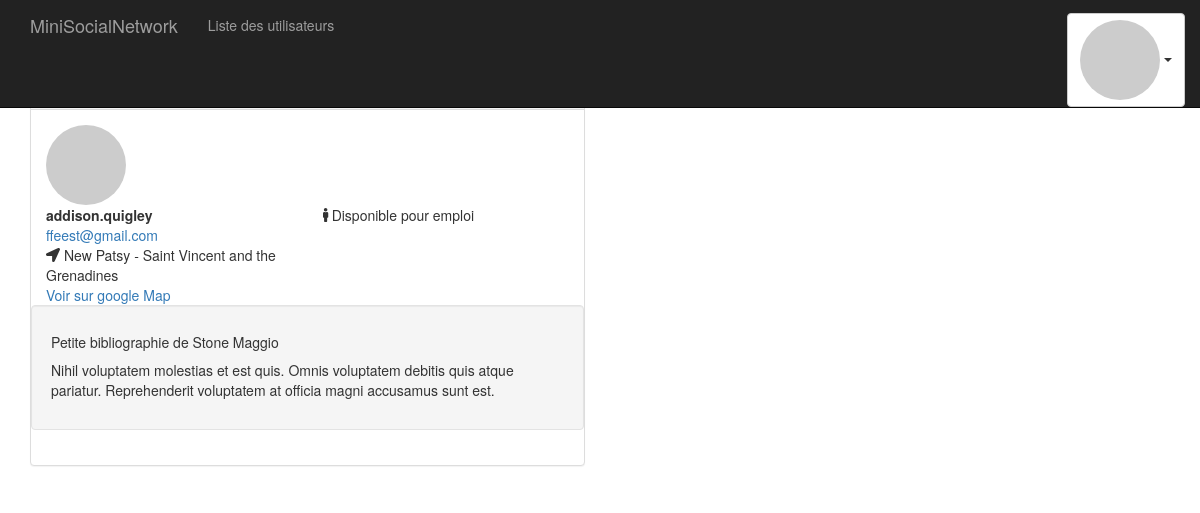
Screenshot of /profile.php?id=117 (signed in) with the database file from the repository.
### tables this page shows
CREATE TABLE `users` (
  `id` int(11) NOT NULL,
  `name` varchar(255) DEFAULT NULL,
  `pseudo` varchar(255) DEFAULT NULL,
  `email` varchar(255) DEFAULT NULL,
  `password` varchar(255) DEFAULT NULL,
  `active` enum('0','1') DEFAULT '0',
  `created_at` datetime DEFAULT CURRENT_TIMESTAMP,
  `city` varchar(255) DEFAULT NULL,
  `country` varchar(255) DEFAULT NULL,
  `sexe` enum('H','F') DEFAULT NULL,
  `twitter` varchar(255) DEFAULT NULL,
  `github` varchar(255) DEFAULT NULL,
  `available_for_hiring` enum('0','1') DEFAULT '0',
  `bio` text,
  `avatar` varchar(255) DEFAULT NULL
);

### profile.php (called while the page is built, shortened)
<?php
	require("config/database.php");
	require("includes/functions.php");
	if(!empty($_GET['id'])){
		$user = find_user_by_id($_GET['id']);
		if(!$user){
			redirect('index.php');
		}else{
			$q = $bd->prepare('SELECT content, created_at FROM microposts WHERE user_id = :user_id ORDER BY created_at DESC ');
			$q->execute([
				'user_id' => $_GET['id']
			]);
			$microposts = $q->fetchAll(PDO::FETCH_OBJ);
		}
	}else{
		redirect('profile.php?id='.get_session('user_id'));
	}
 	require("views/profile.view.php");

### includes/functions.php (called while the page is built, shortened)
 <?php
if(!function_exists('e')){
	function e($string){
		if($string){
			return htmlspecialchars($string);
		}
	}
}
if(!function_exists('get_avatar_url')){
	function get_avatar_url($email,$size=25){
		return "http://gravatar.com/avatar/".md5(strtolower(trim(e($email))))."?s=".$size;
	}
}
if(!function_exists('find_user_by_id')){
	function find_user_by_id($id){
		global $bd;
		$q = $bd->prepare('SELECT name, pseudo, email, city, country, twitter, github, sexe, bio, available_for_hiring FROM users WHERE id=?');
		$q->execute([$id]);
		$data = $q->fetch(PDO::FETCH_OBJ);
		return $data;
	}
}

### views/profile.view.php (the view, shortened to what this page needs)
    <?php include('partials/_header.php');?>
    <div class="main-content">
    	<div class="container">
    		<div class="row">
    			<div class="col-md-6">
    				<div class="panel panel-default">
		    			<div class="panel-heading">
			    			<h3 class="panel-title">Profile de <?= e($user->pseudo);?></h3>
			    		</div>
				    	<div class="panel-body">
				    		<div class="row">
				    			<div class="col-md-5">
				    				<img src="<?=get_avatar_url($user->email,100); ?>" alt="Image de profil de <?= e($user->pseudo)?>" class="img-circle"/>
				    			</div>
				    		</div>
				    		<div class="row">
				    			<div class="col-sm-6">
				    				<strong><?= e($user->pseudo)?></strong><br/>
				    				<a href="mailto:<?=e($user->email) ?>"><?=  e($user->email)?></a><br/>
				    				<?=
				    					($user->city && $user->country) ? '<i class="fas fa-location-arrow"></i>&nbsp;'.e($user->city).' - '.e($user->country).'<br/>':'';
				    				?><a href="https://www.google.com/maps?q=<?= e($user->city).' '.e($user->country) ?>" target="_blank">Voir sur google Map</a>
				    			</div>
				    			<div class="col-sm-6">
				    				<?= ($user->sexe == 'F')?'<i class="fas fa-female"></i>': '<i class="fas fa-male"></i>'?>
				    				<?=
				    					$user->available_for_hiring ?'Disponible pour emploi':'Non disponible pour emploi';
				    				?>
				    			</div>
				    		</div>
				    		<div class="row">
				    			<div class="col-md-12 well">
				    				<h5>Petite bibliographie de <?= e($user->name) ?></h5>
				    				<p>
				    				<?=
				    					$user->bio ?nl2br(e($user->bio)):'Aucune biographie pour le moment...';
				    				?>
				    				</p>
				    			</div>
				    		</div>
				    	</div>
    				</div>
    			</div>
    			<?php if(count($microposts) != 0): ?>
    				<?php foreach ($microposts as $micropost): ?>
    					<?php  include('partials/_micropost.php'); ?>
    				<?php endforeach ?>
    			<?php else: ?>
    				<p>Cet utilisateur n'a encore rien poste pour le moment ...</p>
    			<?php endif; ?>
    			</div>
    		</div>
      </div>
</body>
</html>

### assets/css/mains.css (style rules this page uses)
body { padding-top: 70px; }

### rows the page displays
users: pseudo "addison.quigley", email "ffeest@gmail.com", city "New Patsy", country "Saint Vincent and the Grenadines", name "Stone Maggio", bio "Nihil voluptatem molestias et est quis. Omnis voluptatem debitis quis atque pariatur. Reprehenderit voluptatem at officia magni accusamus sunt est."

### other values shown
WEBSITE_NAME "MiniSocialNetwork"
